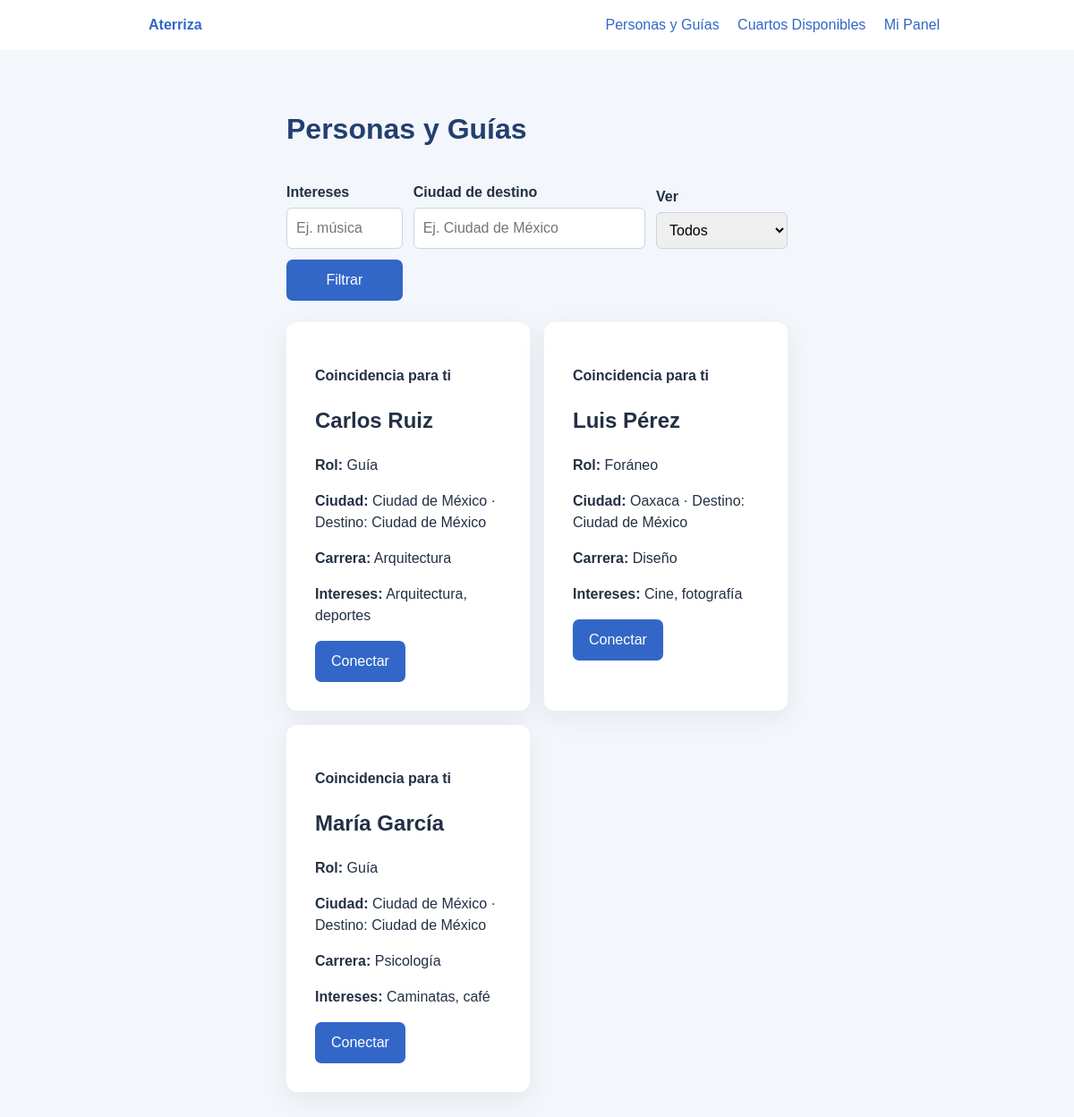
The page /explorar_foraneo.php (signed in) on the database its author committed.
### tables this page shows
CREATE TABLE usuarios (
    id INT AUTO_INCREMENT PRIMARY KEY,
    nombre VARCHAR(100) NOT NULL,
    correo VARCHAR(150) NOT NULL UNIQUE,
    `password` VARCHAR(255) NOT NULL,
    rol ENUM('foraneo', 'guia') NOT NULL,
    carrera VARCHAR(100) NOT NULL,
    ciudad_origen VARCHAR(100) NOT NULL,
    ciudad_destino VARCHAR(100) NOT NULL,
    intereses TEXT NOT NULL,
    whatsapp VARCHAR(20) NOT NULL
);

### public/explorar_foraneo.php (the view, shortened to what this page needs)
<?php
require __DIR__ . '/../config/db.php';
$usuarioId = (int) $_SESSION['usuario_id'];
$interesesFiltro = isset($_GET['intereses']) && is_string($_GET['intereses'])
    ? trim($_GET['intereses'])
    : '';
$ciudadFiltro = isset($_GET['ciudad_destino']) && is_string($_GET['ciudad_destino'])
    ? trim($_GET['ciudad_destino'])
    : '';
$rolFiltro = isset($_GET['rol']) && is_string($_GET['rol']) ? $_GET['rol'] : '';
$sql = 'SELECT id, nombre, rol, ciudad_origen, ciudad_destino, carrera, intereses, whatsapp
        FROM usuarios WHERE id <> ?';
$params = [$usuarioId];
$stmt = $pdo->prepare($sql);
$stmt->execute($params);
$personas = $stmt->fetchAll(PDO::FETCH_ASSOC);
usort($personas, static function ($a, $b) {
    return ($b['puntaje'] <=> $a['puntaje']) ?: strcasecmp($a['nombre'], $b['nombre']);
});
$esc = static fn($valor) => htmlspecialchars((string) $valor, ENT_QUOTES, 'UTF-8');
?>
<!doctype html>
<html lang="es">
<head>
    <link rel="stylesheet" href="style.css">
</head>
<body>
<nav>
    <a href="panel_foraneo.php"><strong>Aterriza</strong></a>
    <div>
        <a href="explorar_foraneo.php">Personas y Guías</a>
        <a href="cuartos_foraneo.php">Cuartos Disponibles</a>
        <a href="panel_foraneo.php">Mi Panel</a>
    </div>
</nav>
<main class="page-wide">
    <h1>Personas y Guías</h1>
    <form class="filters" method="get">
        <div>
            <label for="intereses">Intereses</label>
            <input id="intereses" name="intereses" value="<?= $esc($interesesFiltro) ?>" placeholder="Ej. música">
        </div>
        <div>
            <label for="ciudad_destino">Ciudad de destino</label>
            <input id="ciudad_destino" name="ciudad_destino" value="<?= $esc($ciudadFiltro) ?>" placeholder="Ej. Ciudad de México">
        </div>
        <div>
            <label for="rol">Ver</label>
            <select id="rol" name="rol">
                <option value="" <?= $rolFiltro === '' ? 'selected' : '' ?>>Todos</option>
            </select>
        </div>
        <button type="submit">Filtrar</button>
    </form>
    <?php if (!$personas): ?>
        <p>No se encontraron personas con esos filtros.</p>
    <?php else: ?>
        <div class="grid">
            <?php foreach ($personas as $persona): ?>
                <?php $whatsapp = preg_replace('/\D+/', '', $persona['whatsapp']); ?>
                <section class="card">
                    <?php if ($persona['puntaje'] > 0): ?>
                        <p><strong>Coincidencia para ti</strong></p>
                    <?php endif; ?>
                    <h2><?= $esc($persona['nombre']) ?></h2>
                    <p><strong>Rol:</strong> <?= $persona['rol'] === 'guia' ? 'Guía' : 'Foráneo' ?></p>
                    <p><strong>Ciudad:</strong> <?= $esc($persona['ciudad_origen']) ?> · Destino: <?= $esc($persona['ciudad_destino']) ?></p>
                    <p><strong>Carrera:</strong> <?= $esc($persona['carrera']) ?></p>
                    <p><strong>Intereses:</strong> <?= $esc($persona['intereses']) ?></p>
                    <?php if ($persona['estado_conexion'] === 'aceptada'): ?>
                        <a class="button contact" href="https://wa.me/<?= $esc($whatsapp) ?>" target="_blank" rel="noopener">WhatsApp</a>
                    <?php elseif ($persona['estado_conexion'] === 'pendiente'): ?>
                        <p>Solicitud pendiente.</p>
                    <?php else: ?>
                        <form method="post">
                            <button type="submit">Conectar</button>
                        </form>
                    <?php endif; ?>
                </section>
            <?php endforeach; ?>
        </div>
    <?php endif; ?>
</main>
</body>
</html>

### public/style.css (style rules this page uses)
* { box-sizing: border-box; }
body { margin: 0; color: #233044; background: #f3f6fa; font: 16px/1.5 Arial, sans-serif; }
nav { display: flex; justify-content: space-between; align-items: center; padding: 16px max(5%, calc((100% - 900px) / 2)); background: #fff; }
nav a { margin-left: 16px; }
a { color: #3267c8; text-decoration: none; }
main { width: min(100% - 32px, 560px); margin: 64px auto; }
.page-wide { max-width: 900px; }
.grid { display: grid; grid-template-columns: repeat(auto-fit, minmax(230px, 1fr)); gap: 16px; }
.filters { display: grid; grid-template-columns: 1fr 2fr auto; align-items: end; gap: 12px; margin-bottom: 24px; }
.card { padding: 32px; background: #fff; border-radius: 12px; box-shadow: 0 8px 28px #23304412; }
h1 { margin-top: 0; color: #233f71; }
.button, button { display: inline-block; padding: 11px 18px; color: #fff; background: #3267c8; border: 0; border-radius: 7px; font: inherit; cursor: pointer; }
label { display: block; margin: 14px 0 5px; font-weight: bold; }
input, select, textarea { width: 100%; padding: 10px; border: 1px solid #cbd4e1; border-radius: 6px; font: inherit; }

### rows shown on the page
usuarios: nombre "Carlos Ruiz", rol "Guía", ciudad_origen "Ciudad de México", ciudad_destino "Ciudad de México", carrera "Arquitectura", intereses "Arquitectura, deportes"
usuarios: shows "Coincidencia para ti", nombre "Luis Pérez", rol "Foráneo", ciudad_origen "Oaxaca", ciudad_destino "Ciudad de México", carrera "Diseño", intereses "Cine, fotografía"
usuarios: nombre "María García", rol "Guía", ciudad_origen "Ciudad de México", ciudad_destino "Ciudad de México", carrera "Psicología", intereses "Caminatas, café"
